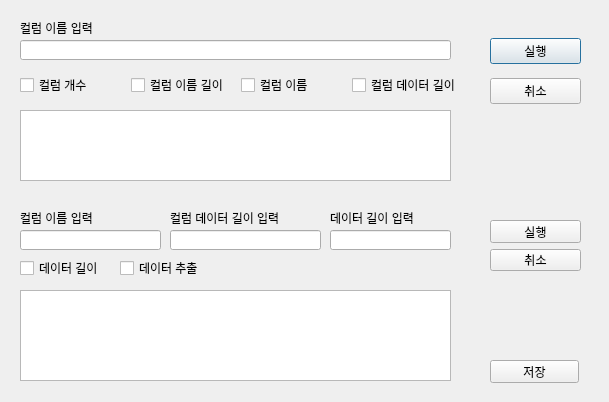
<?xml version="1.0" encoding="UTF-8"?>
<ui version="4.0">
 <class>Dialog</class>
 <widget class="QDialog" name="Dialog">
  <property name="geometry">
   <rect>
    <x>0</x>
    <y>0</y>
    <width>609</width>
    <height>402</height>
   </rect>
  </property>
  <property name="windowTitle">
   <string>Dialog</string>
  </property>
  <widget class="QCheckBox" name="checkBox_5">
   <property name="geometry">
    <rect>
     <x>20</x>
     <y>260</y>
     <width>81</width>
     <height>16</height>
    </rect>
   </property>
   <property name="text">
    <string>데이터 길이</string>
   </property>
  </widget>
  <widget class="QCheckBox" name="checkBox_6">
   <property name="geometry">
    <rect>
     <x>120</x>
     <y>260</y>
     <width>81</width>
     <height>16</height>
    </rect>
   </property>
   <property name="text">
    <string>데이터 추출</string>
   </property>
  </widget>
  <widget class="QLineEdit" name="lineEdit">
   <property name="geometry">
    <rect>
     <x>20</x>
     <y>230</y>
     <width>141</width>
     <height>20</height>
    </rect>
   </property>
  </widget>
  <widget class="QLineEdit" name="lineEdit_2">
   <property name="geometry">
    <rect>
     <x>170</x>
     <y>230</y>
     <width>151</width>
     <height>20</height>
    </rect>
   </property>
  </widget>
  <widget class="QPlainTextEdit" name="plainTextEdit">
   <property name="geometry">
    <rect>
     <x>20</x>
     <y>110</y>
     <width>431</width>
     <height>71</height>
    </rect>
   </property>
  </widget>
  <widget class="QPlainTextEdit" name="plainTextEdit_2">
   <property name="geometry">
    <rect>
     <x>20</x>
     <y>290</y>
     <width>431</width>
     <height>91</height>
    </rect>
   </property>
  </widget>
  <widget class="QLabel" name="label">
   <property name="geometry">
    <rect>
     <x>20</x>
     <y>210</y>
     <width>111</width>
     <height>16</height>
    </rect>
   </property>
   <property name="text">
    <string>컬럼 이름 입력</string>
   </property>
  </widget>
  <widget class="QLabel" name="label_2">
   <property name="geometry">
    <rect>
     <x>170</x>
     <y>210</y>
     <width>131</width>
     <height>16</height>
    </rect>
   </property>
   <property name="text">
    <string>컬럼 데이터 길이 입력</string>
   </property>
  </widget>
  <widget class="QLabel" name="label_3">
   <property name="geometry">
    <rect>
     <x>330</x>
     <y>210</y>
     <width>131</width>
     <height>16</height>
    </rect>
   </property>
   <property name="text">
    <string>데이터 길이 입력</string>
   </property>
  </widget>
  <widget class="QLineEdit" name="lineEdit_3">
   <property name="geometry">
    <rect>
     <x>330</x>
     <y>230</y>
     <width>121</width>
     <height>20</height>
    </rect>
   </property>
  </widget>
  <widget class="QLineEdit" name="lineEdit_4">
   <property name="geometry">
    <rect>
     <x>20</x>
     <y>40</y>
     <width>431</width>
     <height>20</height>
    </rect>
   </property>
  </widget>
  <widget class="QWidget" name="verticalLayoutWidget">
   <property name="geometry">
    <rect>
     <x>490</x>
     <y>30</y>
     <width>91</width>
     <height>83</height>
    </rect>
   </property>
   <layout class="QVBoxLayout" name="verticalLayout">
    <item>
     <widget class="QPushButton" name="pushButton">
      <property name="text">
       <string>실행</string>
      </property>
     </widget>
    </item>
    <item>
     <widget class="QPushButton" name="pushButton_2">
      <property name="text">
       <string>취소</string>
      </property>
     </widget>
    </item>
   </layout>
  </widget>
  <widget class="QLabel" name="label_4">
   <property name="geometry">
    <rect>
     <x>20</x>
     <y>20</y>
     <width>111</width>
     <height>16</height>
    </rect>
   </property>
   <property name="text">
    <string>컬럼 이름 입력</string>
   </property>
  </widget>
  <widget class="QWidget" name="verticalLayoutWidget_2">
   <property name="geometry">
    <rect>
     <x>490</x>
     <y>220</y>
     <width>91</width>
     <height>51</height>
    </rect>
   </property>
   <layout class="QVBoxLayout" name="verticalLayout_2">
    <item>
     <widget class="QPushButton" name="pushButton_4">
      <property name="text">
       <string>실행</string>
      </property>
     </widget>
    </item>
    <item>
     <widget class="QPushButton" name="pushButton_5">
      <property name="text">
       <string>취소</string>
      </property>
     </widget>
    </item>
   </layout>
  </widget>
  <widget class="QWidget" name="horizontalLayoutWidget">
   <property name="geometry">
    <rect>
     <x>20</x>
     <y>60</y>
     <width>441</width>
     <height>51</height>
    </rect>
   </property>
   <layout class="QHBoxLayout" name="horizontalLayout">
    <item>
     <widget class="QCheckBox" name="checkBox">
      <property name="text">
       <string>컬럼 개수</string>
      </property>
     </widget>
    </item>
    <item>
     <widget class="QCheckBox" name="checkBox_2">
      <property name="text">
       <string>컬럼 이름 길이</string>
      </property>
     </widget>
    </item>
    <item>
     <widget class="QCheckBox" name="checkBox_3">
      <property name="text">
       <string>컬럼 이름</string>
      </property>
     </widget>
    </item>
    <item>
     <widget class="QCheckBox" name="checkBox_4">
      <property name="text">
       <string>컬럼 데이터 길이</string>
      </property>
     </widget>
    </item>
   </layout>
  </widget>
  <widget class="QPushButton" name="pushButton_6">
   <property name="geometry">
    <rect>
     <x>490</x>
     <y>360</y>
     <width>89</width>
     <height>23</height>
    </rect>
   </property>
   <property name="text">
    <string>저장</string>
   </property>
  </widget>
 </widget>
 <resources/>
 <connections>
  <connection>
   <sender>checkBox</sender>
   <signal>clicked()</signal>
   <receiver>Dialog</receiver>
   <slot>set_opt()</slot>
   <hints>
    <hint type="sourcelabel">
     <x>154</x>
     <y>80</y>
    </hint>
    <hint type="destinationlabel">
     <x>56</x>
     <y>98</y>
    </hint>
   </hints>
  </connection>
  <connection>
   <sender>checkBox_2</sender>
   <signal>clicked()</signal>
   <receiver>Dialog</receiver>
   <slot>set_opt()</slot>
   <hints>
    <hint type="sourcelabel">
     <x>82</x>
     <y>78</y>
    </hint>
    <hint type="destinationlabel">
     <x>140</x>
     <y>66</y>
    </hint>
   </hints>
  </connection>
  <connection>
   <sender>checkBox_3</sender>
   <signal>clicked()</signal>
   <receiver>Dialog</receiver>
   <slot>set_opt()</slot>
   <hints>
    <hint type="sourcelabel">
     <x>399</x>
     <y>76</y>
    </hint>
    <hint type="destinationlabel">
     <x>249</x>
     <y>104</y>
    </hint>
   </hints>
  </connection>
  <connection>
   <sender>checkBox_4</sender>
   <signal>clicked()</signal>
   <receiver>Dialog</receiver>
   <slot>set_opt()</slot>
   <hints>
    <hint type="sourcelabel">
     <x>341</x>
     <y>82</y>
    </hint>
    <hint type="destinationlabel">
     <x>450</x>
     <y>74</y>
    </hint>
   </hints>
  </connection>
  <connection>
   <sender>pushButton_4</sender>
   <signal>clicked()</signal>
   <receiver>Dialog</receiver>
   <slot>start2()</slot>
   <hints>
    <hint type="sourcelabel">
     <x>495</x>
     <y>232</y>
    </hint>
    <hint type="destinationlabel">
     <x>530</x>
     <y>298</y>
    </hint>
   </hints>
  </connection>
  <connection>
   <sender>pushButton_5</sender>
   <signal>clicked()</signal>
   <receiver>Dialog</receiver>
   <slot>end2()</slot>
   <hints>
    <hint type="sourcelabel">
     <x>511</x>
     <y>250</y>
    </hint>
    <hint type="destinationlabel">
     <x>486</x>
     <y>337</y>
    </hint>
   </hints>
  </connection>
  <connection>
   <sender>pushButton_6</sender>
   <signal>clicked()</signal>
   <receiver>Dialog</receiver>
   <slot>save2()</slot>
   <hints>
    <hint type="sourcelabel">
     <x>499</x>
     <y>284</y>
    </hint>
    <hint type="destinationlabel">
     <x>540</x>
     <y>342</y>
    </hint>
   </hints>
  </connection>
  <connection>
   <sender>checkBox_5</sender>
   <signal>clicked()</signal>
   <receiver>Dialog</receiver>
   <slot>set_opt2()</slot>
   <hints>
    <hint type="sourcelabel">
     <x>90</x>
     <y>266</y>
    </hint>
    <hint type="destinationlabel">
     <x>114</x>
     <y>260</y>
    </hint>
   </hints>
  </connection>
  <connection>
   <sender>checkBox_6</sender>
   <signal>clicked()</signal>
   <receiver>Dialog</receiver>
   <slot>set_opt2()</slot>
   <hints>
    <hint type="sourcelabel">
     <x>194</x>
     <y>266</y>
    </hint>
    <hint type="destinationlabel">
     <x>239</x>
     <y>264</y>
    </hint>
   </hints>
  </connection>
  <connection>
   <sender>pushButton</sender>
   <signal>clicked()</signal>
   <receiver>Dialog</receiver>
   <slot>start()</slot>
   <hints>
    <hint type="sourcelabel">
     <x>540</x>
     <y>58</y>
    </hint>
    <hint type="destinationlabel">
     <x>554</x>
     <y>140</y>
    </hint>
   </hints>
  </connection>
  <connection>
   <sender>pushButton_2</sender>
   <signal>clicked()</signal>
   <receiver>Dialog</receiver>
   <slot>end()</slot>
   <hints>
    <hint type="sourcelabel">
     <x>516</x>
     <y>80</y>
    </hint>
    <hint type="destinationlabel">
     <x>557</x>
     <y>179</y>
    </hint>
   </hints>
  </connection>
 </connections>
 <slots>
  <slot>start()</slot>
  <slot>end()</slot>
  <slot>save()</slot>
  <slot>set_opt()</slot>
  <slot>start2()</slot>
  <slot>end2()</slot>
  <slot>set_opt2()</slot>
  <slot>save2()</slot>
 </slots>
</ui>
